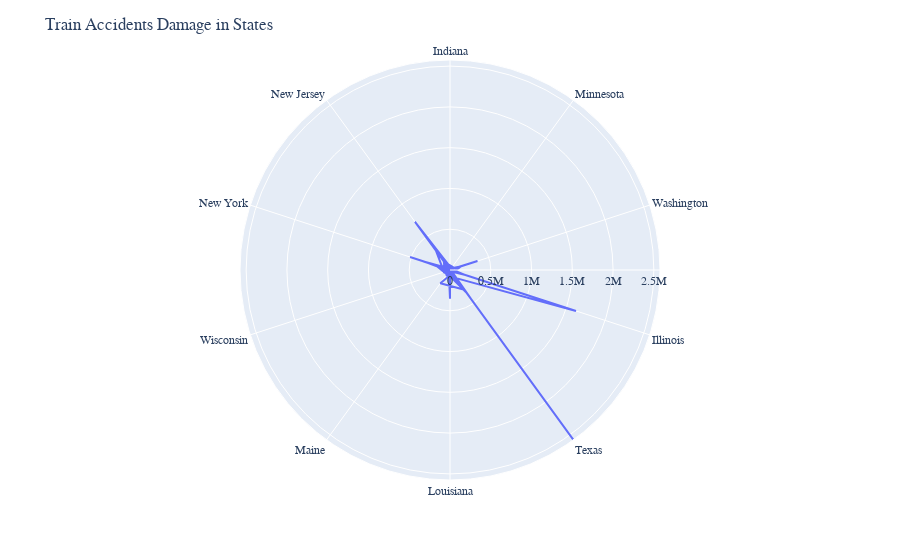

Notebook code for this chart:
### Code cell
# Filter for the top 10 states by number of accidents
train_df = train_df[train_df['STATE'].isin(train_df['STATE'].value_counts().index[:10])]

# Create a radar chart
fig = px.line_polar(train_df, r='ACCDMG', theta='STATE', line_close=True)

# Set the title
fig.update_layout(title='Train Accidents Damage in States ', font=dict(family='Arial'))

# Show the chart
fig.show()

### Figure 1 — Plotly figure (JSON) as saved in the notebook; plotly's stock layout.template omitted (floating-point values rounded to 4 significant figures; data arrays with more than 128 entries replaced by an {"elided": "..."} marker saying what was removed)
{"data": [{"hovertemplate": "ACCDMG=%{r}<br>STATE=%{theta}<extra></extra>", "legendgroup": "", "line": {"color": "#636efa", "dash": "solid"}, "marker": {"symbol": "circle"}, "mode": "lines", "name": "", "r": {"elided": "135 int values"}, "showlegend": false, "subplot": "polar", "theta": {"elided": "135 str values"}, "type": "scatterpolar"}], "layout": {"font": {"family": "Arial"}, "legend": {"tracegroupgap": 0}, "margin": {"t": 60}, "polar": {"angularaxis": {"direction": "clockwise", "rotation": 90}, "domain": {"x": [0, 1], "y": [0, 1]}}, "title": {"text": "Train Accidents Damage in States "}}}
